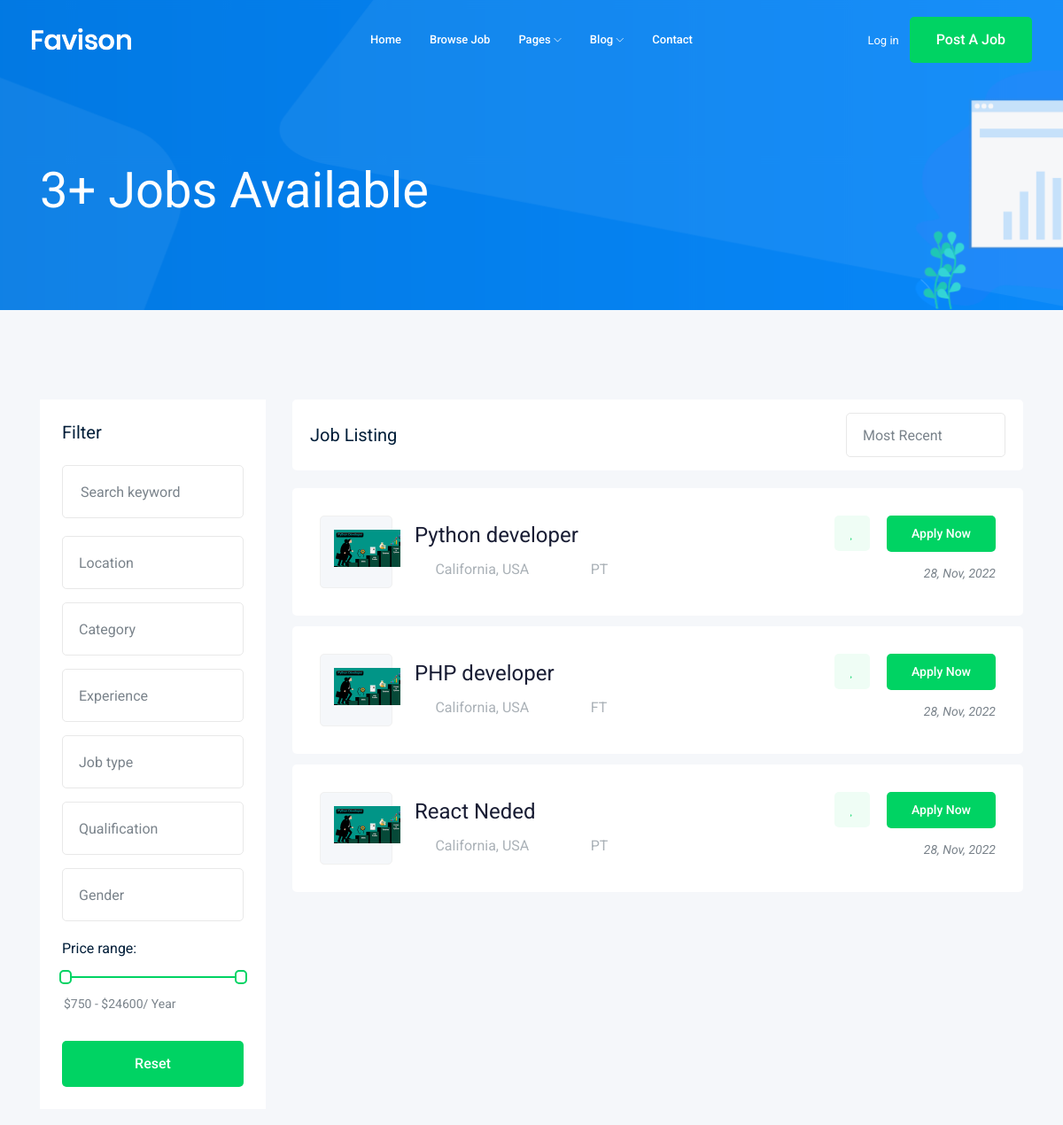
Before: /jobs/?page=2 (upper part) with the older database file.
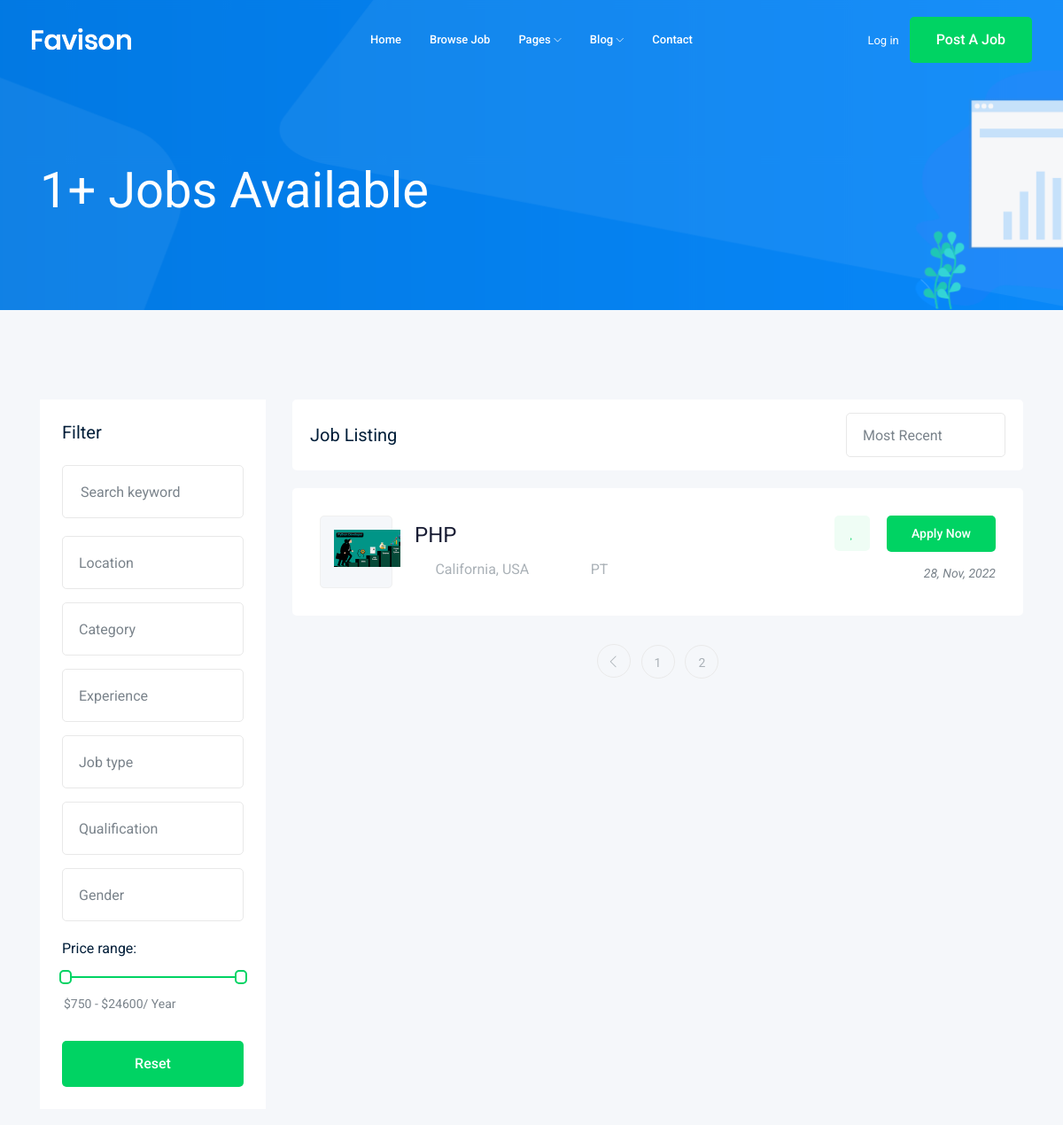
After: the same page with the newer database file.
### job/models.py (models this page shows, shortened)
class Jobs(models.Model):
    fulltime = 'FT'
    parttime = 'PT'
    job_type_choices = [
        (fulltime,'Fulltime'),
        (parttime,'Parttime'),
    ]
    title = models.CharField(max_length=100)
    job_category = models.ForeignKey(Category, on_delete=models.CASCADE)
    job_type = models.CharField(max_length=2,choices=job_type_choices,default=fulltime)
    description = models.TextField(max_length=500)
    pulished_at = models.DateTimeField(auto_now=True)
    vecancy = models.IntegerField(default = 1)
    salary = models.DecimalField(decimal_places=3,max_digits=8,default=1.1)
    experience = models.IntegerField(default=1)
    image = models.ImageField(upload_to='media/jobs')
    slug = models.SlugField(blank=True, null=True)

### job/views.py (the view)
# urls.py: path('',views.all_jobs,name='alljobs'),
def all_jobs(request):
    job_list = Jobs.objects.all()
    category_list = Category.objects.all()
    p = Paginator(job_list, 3)
    page_number = request.GET.get('page')
    print(page_number)
    page_obj = p.get_page(page_number)
    context = {
        'jobs': page_obj,
        'job_cat': category_list
    }
    return render(request,'alljobs.html',context)

### job/templates/alljobs.html (shortened to what this page needs)
{% extends 'base.html' %}
{% block body %}
        <div class="bradcam_area bradcam_bg_1">
            <div class="container">
                <div class="row">
                    <div class="col-xl-12">
                        <div class="bradcam_text">
                            <h3>{{jobs|length}}+ Jobs Available</h3>
                        </div>
                    </div>
                </div>
            </div>
        </div>
        <div class="job_listing_area plus_padding">
            <div class="container">
                <div class="row">
                    <div class="col-lg-3">
                        <div class="job_filter white-bg">
                            <div class="form_inner white-bg">
                                <h3>Filter</h3>
                                <form action="#">
                                    <div class="row">
                                        <div class="col-lg-12">
                                            <div class="single_field">
                                                <input type="text" placeholder="Search keyword">
                                            </div>
                                        </div>
                                        <div class="col-lg-12">
                                        </div>
                                        <div class="col-lg-12">
                                        </div>
                                        <div class="col-lg-12">
                                        </div>
                                        <div class="col-lg-12">
                                        </div>
                                        <div class="col-lg-12">
                                        </div>
                                        <div class="col-lg-12">
                                        </div>
                                    </div>
                                </form>
                            </div>
                            <div class="range_wrap">
                                <label for="amount">Price range:</label>
                                <div id="slider-range"></div>
                                <p>
                                    <input type="text" id="amount" readonly style="border:0; color:#7A838B; font-size: 14px; font-weight:400;">
                                </p>
                            </div>
                            <div class="reset_btn">
                                <button  class="boxed-btn3 w-100" type="submit">Reset</button>
                            </div>
                        </div>
                    </div>
                    <div class="col-lg-9">
                        <div class="recent_joblist_wrap">
                            <div class="recent_joblist white-bg ">
                                <div class="row align-items-center">
                                    <div class="col-md-6">
                                        <h4>Job Listing</h4>
                                    </div>
                                    <div class="col-md-6">
                                        <div class="serch_cat d-flex justify-content-end">
                                        </div>
                                    </div>
                                </div>
                            </div>
                        </div>
                        <div class="job_lists m-0">
                            <div class="row">
                                {% for i in jobs %}
                                <div class="col-lg-12 col-md-12">
                                    <div class="single_jobs white-bg d-flex justify-content-between">
                                        <div class="jobs_left d-flex align-items-center">
                                            <div class="thumb">
                                                <img src="{{i.image.url}}" alt="" width="75">
                                            </div>
                                            <div class="jobs_conetent">
                                                <a href="{% url 'jobs:jobdetails' i.id %}"><h4>{{i.title}}</h4></a>
                                                <div class="links_locat d-flex align-items-center">
                                                    <div class="location">
                                                        <p> <i class="fa fa-map-marker"></i> California, USA</p>
                                                    </div>
                                                    <div class="location">
                                                        <p> <i class="fa fa-clock-o"></i>{{i.job_type}}</p>
                                                    </div>
                                                </div>
                                            </div>
                                        </div>
                                        <div class="jobs_right">
                                            <div class="apply_now">
                                                <a class="heart_mark" href="#"> <i class="fa fa-heart"></i> </a>
                                                <a href="{% url 'jobs:jobdetails' i.id %}" class="boxed-btn3">Apply Now</a>
                                            </div>
                                            <div class="date">
                                                <p>{{i.pulished_at|date:"d, M, Y"}}</p>
                                            </div>
                                        </div>
                                    </div>
                                </div>
                                {% endfor %}
                            </div>
                            {% if jobs.has_other_pages%}
                            <div class="row">
                                <div class="col-lg-12">
                                    <div class="pagination_wrap">
                                        <ul>
                                            {% if jobs.has_previous %}
                                            <li><a href="?page={{jobs.previous_page_number}}"> <i class="ti-angle-left"></i> </a></li>
                                            {% endif %}
                                            {% for i in jobs.paginator.page_range %}
                                            <li><a href="?page={{i}}"><span>{{i}}</span></a></li>
                                            {% endfor%}
                                        </ul>
                                    </div>
                                </div>
                            </div>
                            {% endif %}
                        </div>
                    </div>
                </div>
            </div>
        </div>
{% endblock body%}

### templates/base.html (shortened to what this page needs)
{% load static %}
<!doctype html>
<html class="no-js" lang="zxx">
<head>
    <link rel="stylesheet" href="{% static 'css/bootstrap.min.css' %}">
    <link rel="stylesheet" href="{% static 'css/owl.carousel.min.css' %}">
    <link rel="stylesheet" href="{% static 'css/magnific-popup.css' %}">
    <link rel="stylesheet" href="{% static 'css/font-awesome.min.css' %}">
    <link rel="stylesheet" href="{% static 'css/themify-icons.css' %}">
    <link rel="stylesheet" href="{% static 'css/nice-select.css' %}">
    <link rel="stylesheet" href="{% static 'css/flaticon.css' %}">
    <link rel="stylesheet" href="{% static 'css/jquery-ui.css' %}">
    <link rel="stylesheet" href="{% static 'css/gijgo.css' %}">
    <link rel="stylesheet" href="{% static 'css/animate.min.css' %}">
    <link rel="stylesheet" href="{% static 'css/slicknav.css' %}">
    <link rel="stylesheet" href="{% static 'css/style.css' %}">
</head>
<body>
    <header>
        <div class="header-area ">
            <div id="sticky-header" class="main-header-area">
                <div class="container-fluid ">
                    <div class="header_bottom_border">
                        <div class="row align-items-center">
                            <div class="col-xl-3 col-lg-2">
                                <div class="logo">
                                    <a href="index.html">
                                        <img src="img/logo.png" alt="">
                                    </a>
                                </div>
                            </div>
                            <div class="col-xl-6 col-lg-7">
                                <div class="main-menu  d-none d-lg-block">
                                    <nav>
                                        <ul id="navigation">
                                            <li><a href="index.html">home</a></li>
                                            <li><a href="jobs.html">Browse Job</a></li>
                                            <li><a href="#">pages <i class="ti-angle-down"></i></a>
                                            </li>
                                            <li><a href="#">blog <i class="ti-angle-down"></i></a>
                                            </li>
                                            <li><a href="contact.html">Contact</a></li>
                                        </ul>
                                    </nav>
                                </div>
                            </div>
                            <div class="col-xl-3 col-lg-3 d-none d-lg-block">
                                <div class="Appointment">
                                    <div class="phone_num d-none d-xl-block">
                                        <a href="#">Log in</a>
                                    </div>
                                    <div class="d-none d-lg-block">
                                        <a class="boxed-btn3" href="#">Post a Job</a>
                                    </div>
                                </div>
                            </div>
                            <div class="col-12">
                            </div>
                        </div>
                    </div>
                </div>
            </div>
        </div>
    </header>
    {% block body %}
    {% endblock body%}
</body>
</html>

Changed rows visible on the page:
no longer on this page (row unchanged): Jobs: image (picture), title "Python developer", job_type "PT", pulished_at "28, Nov, 2022"
no longer on this page (row unchanged): Jobs: image (picture), title "PHP developer", job_type "FT", pulished_at "28, Nov, 2022"
no longer on this page (row unchanged): Jobs: image (picture), title "React Neded", job_type "PT", pulished_at "28, Nov, 2022"
added Jobs: image (picture), title "PHP", job_type "PT", pulished_at "28, Nov, 2022"
Other visible differences:
{{ jobs|length }}: "3" → "1"
new list line: "1"
new list line: "2"
